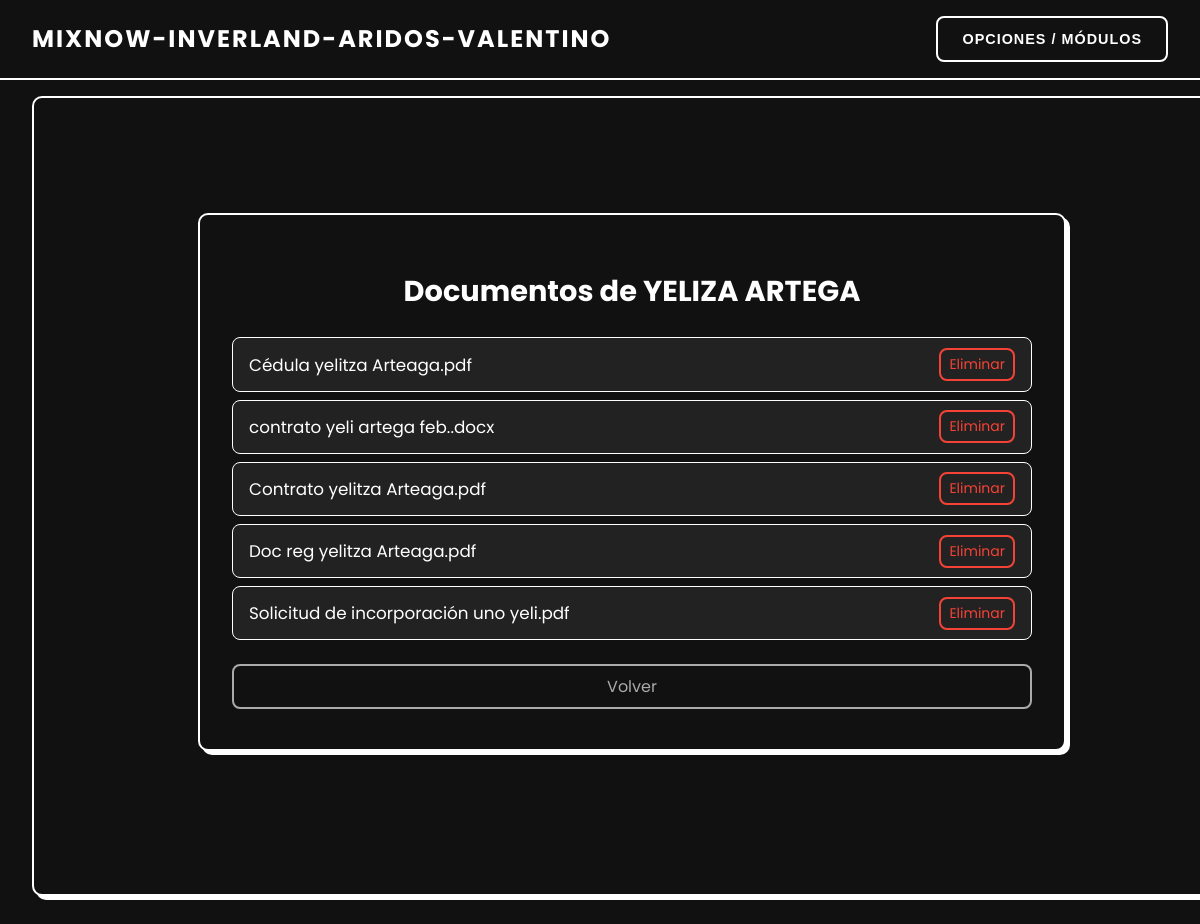
Before: /trabajadores/16/documentos/ (signed in) with the older database file.
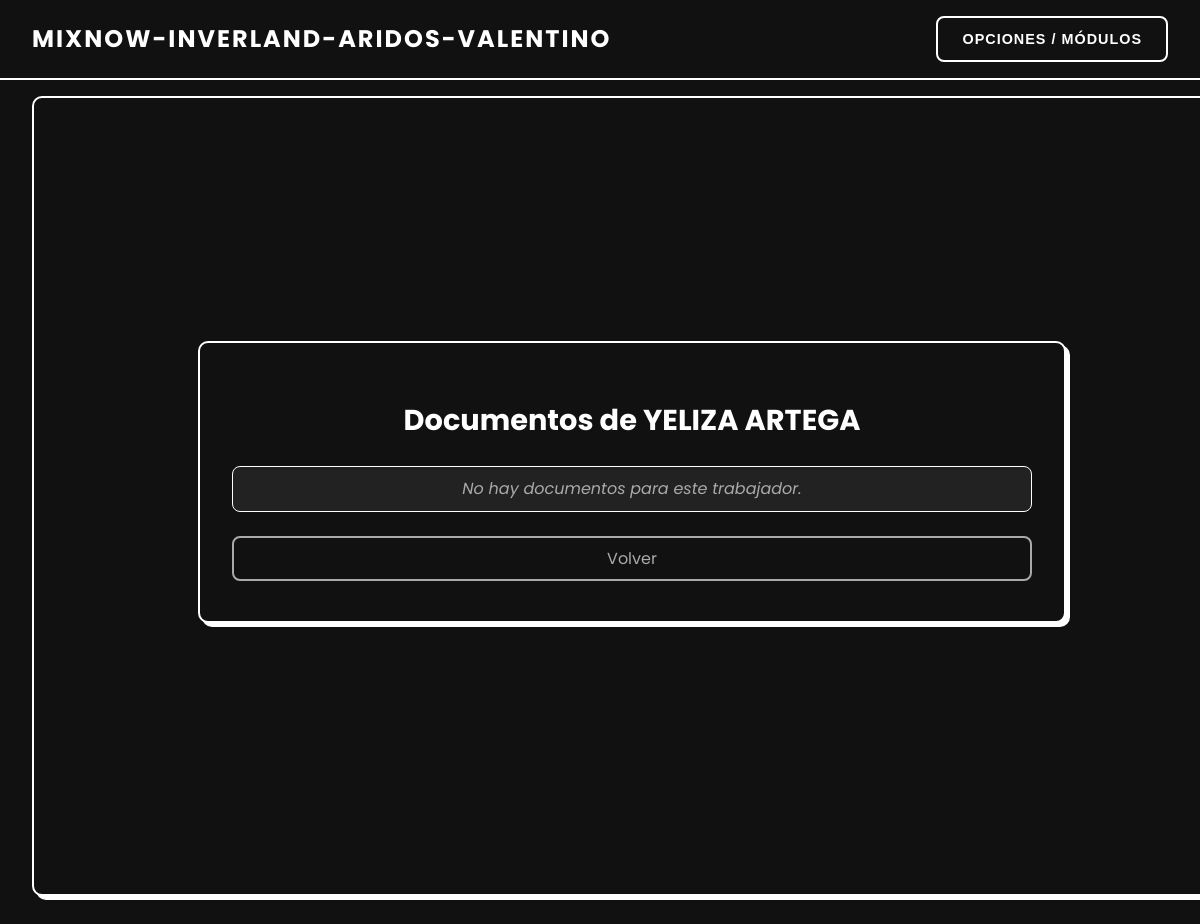
After: the same page with the newer database file.
### app/models.py (models this page shows, shortened)
class DocumentoTrabajador(models.Model):
    trabajador = models.ForeignKey(Trabajadores, on_delete=models.CASCADE, related_name='documentos')
    titulo = models.CharField(max_length=100)
    archivo = models.FileField(upload_to='pdfs/')

### app/views.py (the view)
# urls.py: path('trabajadores/<int:trabajador_id>/documentos/', views.documento_trabajador, name='documentos_trabajador'),
@user_passes_test(lambda u: u.is_superuser)
def documento_trabajador(request, trabajador_id):
    trabajador = Trabajadores.objects.get(id=trabajador_id)
    documentos = trabajador.documentos.all()
    return render(request, 'clientes/documentos_trabajador.html', {
        'trabajador': trabajador,
        'documentos': documentos
    })

### app/templates/clientes/documentos_trabajador.html (shortened to what this page needs)
{% extends "clientes/base.html" %}
{% block content %}
<div class="wrapper">
    <div class="card-lista">
        <h2 class="title">
             Documentos de {{ trabajador.nombre }}
        </h2>
        <ul class="document-list">
            {% if documentos %}
                {% for doc in documentos %}
                    <li class="document-item">
                        <a href="{{ doc.archivo.url }}" target="_blank" class="doc-link">
                             {{ doc.titulo }}
                        </a>
                        <form method="post" action="{% url 'eliminar_documento_trabajador' doc.id %}" class="delete-form" onsubmit="return confirm('¿Eliminar este documento?');">
                            <button type="submit" class="btn btn-danger">
                                 Eliminar
                            </button>
                        </form>
                    </li>
                {% endfor %}
            {% else %}
                <li class="document-item no-data">
                    No hay documentos para este trabajador.
                </li>
            {% endif %}
        </ul>
        <a href="{% url 'listar_trabajadores' trabajador.empresa.id %}" class="btn btn-secondary btn-full">
             Volver
        </a>
    </div>
</div>
{% endblock %}

Changed rows visible on the page:
removed DocumentoTrabajador: titulo "Cédula yelitza Arteaga.pdf"
removed DocumentoTrabajador: titulo "contrato yeli artega feb..docx"
removed DocumentoTrabajador: titulo "Contrato yelitza Arteaga.pdf"
removed DocumentoTrabajador: titulo "Doc reg yelitza Arteaga.pdf"
removed DocumentoTrabajador: titulo "Solicitud de incorporación uno yeli.pdf"
Other visible differences:
text now shown: "No hay documentos para este trabajador."
